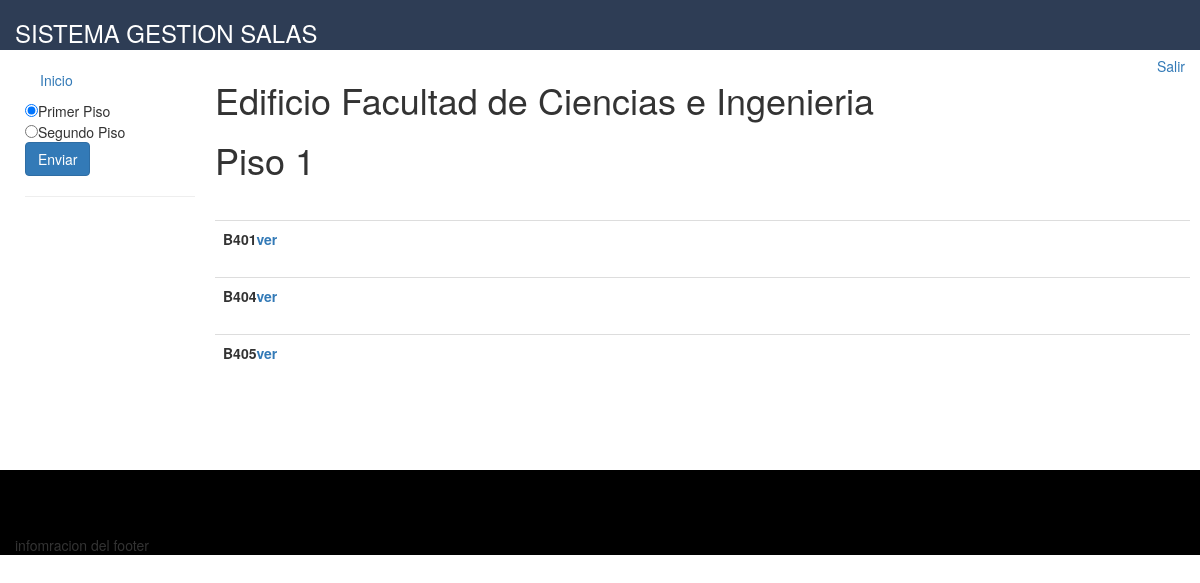
The page /iniciom.php?piso=1 (signed in) on the database its author committed.
### tables this page shows
CREATE TABLE `usuario` (
  `RUT` char(8) NOT NULL,
  `DV` varchar(1) NOT NULL,
  `PASS` varchar(20) NOT NULL,
  `NOMBRE` varchar(20) NOT NULL,
  `CORREO` varchar(50) NOT NULL,
  `TELEFONO` int(10) NOT NULL,
  `TIPOUSUARIO` varchar(20) NOT NULL,
  `CODPISO` varchar(20) NOT NULL,
  `CODED` varchar(6) DEFAULT NULL
);

CREATE TABLE `edificio` (
  `CODED` varchar(6) NOT NULL,
  `NOMBREED` varchar(100) NOT NULL
);

CREATE TABLE `sala` (
  `CODSALA` varchar(6) NOT NULL,
  `QR` varchar(10) NOT NULL,
  `CODPISO` varchar(6) NOT NULL
);

### iniciom.php (the view, shortened to what this page needs)
<?php
$mayor=$_SESSION['usuario'];
?>
<?php
 require "conec.php";
      $conn->setAttribute(PDO::ATTR_ERRMODE, PDO::ERRMODE_EXCEPTION);
      $sql = $conn->prepare("SELECT e.CODED,rut,nombreed
 FROM  USUARIO u join edificio e ON u.CODED = e.CODED
 WHERE  RUT='$mayor'");
      $sql->execute();
    $resultado = $sql->fetchAll();
foreach ($resultado as $row) {
  $edificio =$row['CODED'];
  $n =$row['nombreed'];
}
 ?>
<?php
$piso = $_REQUEST['piso'];
 require "conec.php";
      $conn->setAttribute(PDO::ATTR_ERRMODE, PDO::ERRMODE_EXCEPTION);
      $sql = $conn->prepare("SELECT e.CODED,p.CODPISO,CODSALA
 FROM  edificio e join piso p ON p.CODED = e.CODED
   JOIN sala s ON p.CODPISO = s.CODPISO
 WHERE  e.CODED='$edificio' AND p.NOMBREP='$piso'");
      $sql->execute();
    $resultado = $sql->fetchAll();
    $var= count ($resultado);
 ?>
 <!DOCTYPE html>
 <html>
 <head>
  <link rel="stylesheet" type="text/css" href="css/bootstrap.css">
 </head>
 <body>
<div class="col-md-12 "  style="background-color: #2E3D55;  height:50px;" >
  <div class="left" > <font color="white"><h3>SISTEMA GESTION SALAS</h3></font></div>
<a href="Loginsession/cerrar_session.php" class="pull-right">Salir</a>
</div>
<div class="row">
    <div class="col-md-6 col-md-4 col-lg-2 vcenter">
        <div style="height:30em;border:10px solid #FFF">
<div class="btn-group-vertical " style="border:0px solid #fff" >
<div class="container" style="width: 200px" >
  <ul class="nav nav-pills nav-stacked" role="tablist">
    <li ><a >Inicio</a></li>
  <form action="<?php echo $_SERVER['iniciom.php'] ?>"   method="POST" enctype="multipart/form-data" accept-charset="utf-8">
        <input type="radio" name="piso" value="1" checked value="1">Primer Piso<br>
        <input type="radio" name="piso" value="2" >Segundo Piso<br>
      <input type="submit" value="Enviar" class="btn btn-primary" ><hr/>
      </form>
  </ul>
</div>
</div>
  </div>
     </div>
<div class="col-md-6  col-lg-10 vcenter" style="border-top: 50px;" >
        <div style="height:10em;border:10px solid #fff">
          <h1>Edificio <?php echo $n; ?></h1>
          <h1>Piso <?php echo $piso; ?></h1>
        </div>
        </div>
<div class="col-md-6 col-md-8 col-lg-10 vcenter" style="background: # ;">
        <div style="height:20em;border:10px solid #fff">
<table style="border:10px solid #ccc"  class="table table-hover">
  <?php
 for ($i=0; $i < $var; $i++) {
      echo "<table class='table table-border' style='border:1px ' >
       <th>
       <span style='cursor: pointer;'>
                    ".$resultado[$i]['CODSALA']."<a href='vistamay.php?id=".$resultado[$i]['CODSALA']."'>ver</a>
        </span></th>
      </table>";
    }
 ?>
 </table>
</div>
     </div>
    </div>
 </body>
<footer>
 <div class="container-fluid">
         <div class="row">
<div class="col-md-12 " ;" style="background:#000000;">
<div style="width: 100%; height:65px ;"></div>infomracion del footer
</div>
</div>
</div>
 </footer>
 </html>

### rows shown on the page
usuario: CODED.NOMBREED "Facultad de Ciencias e Ingenieria"
edificio: sala.CODSALA "B401", sala.CODSALA "B404", sala.CODSALA "B405"

### other values the page prints
$piso "1"
